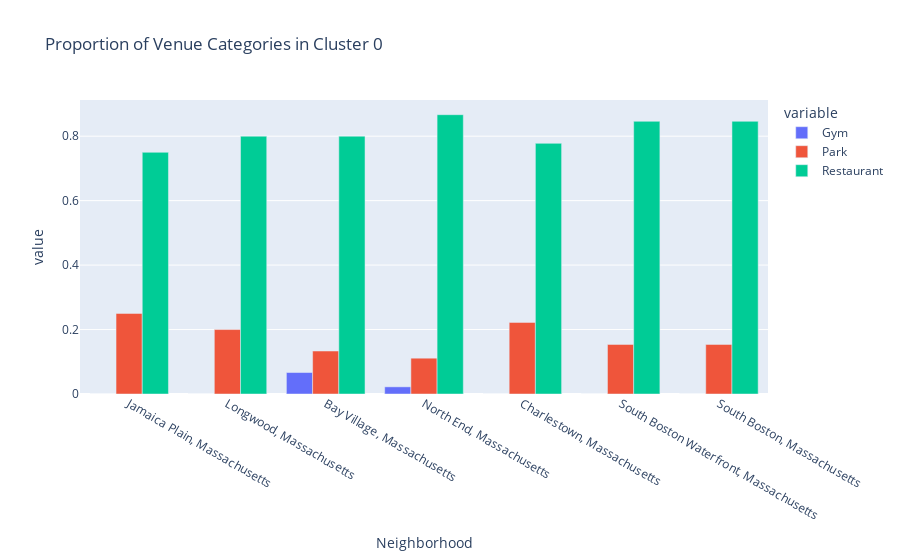

Here is the notebook cell this chart was saved with:
### Markdown cell above
CLUSTER 0:

### Code cell
#Cluster 0
#create dataframe for graphing
cluster0_df = pd.DataFrame(columns = ['Neighborhood','Gym', 'Park', 'Restaurant'])
cluster0_df['Gym'] = Cluster0['Gym']
cluster0_df['Park'] = Cluster0['Park']
cluster0_df['Restaurant'] = Cluster0['Restaurant']
cluster0_df['Neighborhood'] = Cluster0['Address']


#make graph
fig0 = px.bar(cluster0_df, x = "Neighborhood", y = ['Gym', 'Park', 'Restaurant'], barmode= 'group', title = 'Proportion of Venue Categories in Cluster 0')
fig0.show()

### Figure 1 — Plotly figure (JSON) as saved in the notebook; plotly's stock layout.template omitted (floating-point values rounded to 4 significant figures)
{"data": [{"alignmentgroup": "True", "hovertemplate": "variable=Gym<br>Neighborhood=%{x}<br>value=%{y}<extra></extra>", "legendgroup": "Gym", "marker": {"color": "#636efa"}, "name": "Gym", "offsetgroup": "Gym", "orientation": "v", "showlegend": true, "textposition": "auto", "type": "bar", "x": ["Jamaica Plain, Massachusetts", "Longwood, Massachusetts", "Bay Village, Massachusetts", "North End, Massachusetts", "Charlestown, Massachusetts", "South Boston Waterfront, Massachusetts", "South Boston, Massachusetts"], "xaxis": "x", "y": [0, 0, 0.06667, 0.02222, 0, 0, 0], "yaxis": "y"}, {"alignmentgroup": "True", "hovertemplate": "variable=Park<br>Neighborhood=%{x}<br>value=%{y}<extra></extra>", "legendgroup": "Park", "marker": {"color": "#EF553B"}, "name": "Park", "offsetgroup": "Park", "orientation": "v", "showlegend": true, "textposition": "auto", "type": "bar", "x": ["Jamaica Plain, Massachusetts", "Longwood, Massachusetts", "Bay Village, Massachusetts", "North End, Massachusetts", "Charlestown, Massachusetts", "South Boston Waterfront, Massachusetts", "South Boston, Massachusetts"], "xaxis": "x", "y": [0.25, 0.2, 0.1333, 0.1111, 0.2222, 0.1538, 0.1538], "yaxis": "y"}, {"alignmentgroup": "True", "hovertemplate": "variable=Restaurant<br>Neighborhood=%{x}<br>value=%{y}<extra></extra>", "legendgroup": "Restaurant", "marker": {"color": "#00cc96"}, "name": "Restaurant", "offsetgroup": "Restaurant", "orientation": "v", "showlegend": true, "textposition": "auto", "type": "bar", "x": ["Jamaica Plain, Massachusetts", "Longwood, Massachusetts", "Bay Village, Massachusetts", "North End, Massachusetts", "Charlestown, Massachusetts", "South Boston Waterfront, Massachusetts", "South Boston, Massachusetts"], "xaxis": "x", "y": [0.75, 0.8, 0.8, 0.8667, 0.7778, 0.8462, 0.8462], "yaxis": "y"}], "layout": {"barmode": "group", "legend": {"title": {"text": "variable"}, "tracegroupgap": 0}, "title": {"text": "Proportion of Venue Categories in Cluster 0"}, "xaxis": {"anchor": "y", "domain": [0, 1], "title": {"text": "Neighborhood"}}, "yaxis": {"anchor": "x", "domain": [0, 1], "title": {"text": "value"}}}}
